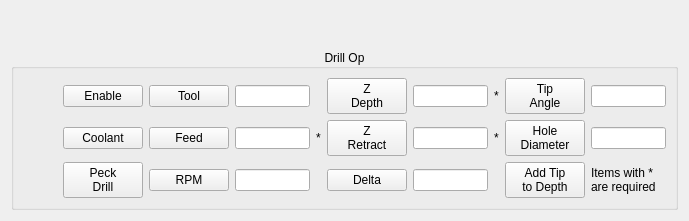
                <widget class="QWidget" name="page">
                 <layout class="QGridLayout" name="gridLayout_24">
                  <item row="0" column="0">
                   <widget class="QWidget" name="widget_2" native="true">
                    <layout class="QGridLayout" name="gridLayout_37">
                     <item row="0" column="0">
                      <widget class="QLabel" name="label_40">
                       <property name="enabled">
                        <bool>true</bool>
                       </property>
                       <property name="styleSheet">
                        <string notr="true">image: url(:/images/drill_stuff.png);</string>
                       </property>
                       <property name="text">
                        <string/>
                       </property>
                       <property name="scaledContents">
                        <bool>true</bool>
                       </property>
                      </widget>
                     </item>
                    </layout>
                   </widget>
                  </item>
                  <item row="1" column="0">
                   <widget class="QGroupBox" name="gridGroupBox_1">
                    <property name="title">
                     <string>Drill Op</string>
                    </property>
                    <property name="alignment">
                     <set>Qt::AlignCenter</set>
                    </property>
                    <layout class="QGridLayout" name="gridLayout_36">
                     <item row="0" column="1">
                      <widget class="QPushButton" name="drillEnableBtn">
                       <property name="text">
                        <string>Enable</string>
                       </property>
                       <property name="checkable">
                        <bool>true</bool>
                       </property>
                      </widget>
                     </item>
                     <item row="0" column="2">
                      <widget class="QPushButton" name="drillToolBtn">
                       <property name="text">
                        <string>Tool</string>
                       </property>
                       <property name="checkable">
                        <bool>true</bool>
                       </property>
                       <property name="labelName" stdset="0">
                        <string>drillToolLbl</string>
                       </property>
                       <attribute name="buttonGroup">
                        <string notr="true">holeOpBtnGrp</string>
                       </attribute>
                      </widget>
                     </item>
                     <item row="0" column="3">
                      <widget class="QLineEdit" name="drillToolLbl">
                       <property name="maximumSize">
                        <size>
                         <width>75</width>
                         <height>16777215</height>
                        </size>
                       </property>
                       <property name="readOnly">
                        <bool>true</bool>
                       </property>
                      </widget>
                     </item>
                     <item row="0" column="5">
                      <widget class="QPushButton" name="pushButton_59">
                       <property name="text">
                        <string>Z
Depth</string>
                       </property>
                       <property name="checkable">
                        <bool>true</bool>
                       </property>
                       <property name="labelName" stdset="0">
                        <string>drillDepthLbl</string>
                       </property>
                       <attribute name="buttonGroup">
                        <string notr="true">holeOpBtnGrp</string>
                       </attribute>
                      </widget>
                     </item>
                     <item row="0" column="6">
                      <widget class="QLineEdit" name="drillDepthLbl">
                       <property name="sizePolicy">
                        <sizepolicy hsizetype="Minimum" vsizetype="Fixed">
                         <horstretch>0</horstretch>
                         <verstretch>0</verstretch>
                        </sizepolicy>
                       </property>
                       <property name="maximumSize">
                        <size>
                         <width>75</width>
                         <height>16777215</height>
                        </size>
                       </property>
                       <property name="readOnly">
                        <bool>true</bool>
                       </property>
                      </widget>
                     </item>
                     <item row="0" column="7">
                      <widget class="QLabel" name="label_28">
                       <property name="text">
                        <string>*</string>
                       </property>
                      </widget>
                     </item>
                     <item row="0" column="8">
                      <widget class="QPushButton" name="pushButton_60">
                       <property name="text">
                        <string>Tip
Angle</string>
                       </property>
                       <property name="checkable">
                        <bool>true</bool>
                       </property>
                       <property name="labelName" stdset="0">
                        <string>drillTipAngleLbl</string>
                       </property>
                       <attribute name="buttonGroup">
                        <string notr="true">holeOpBtnGrp</string>
                       </attribute>
                      </widget>
                     </item>
                     <item row="1" column="8">
                      <widget class="QPushButton" name="pushButton_56">
                       <property name="text">
                        <string>Hole
Diameter</string>
                       </property>
                       <property name="checkable">
                        <bool>true</bool>
                       </property>
                       <property name="labelName" stdset="0">
                        <string>drillHoleDiameterLbl</string>
                       </property>
                       <attribute name="buttonGroup">
                        <string notr="true">holeOpBtnGrp</string>
                       </attribute>
                      </widget>
                     </item>
                     <item row="0" column="9">
                      <widget class="QLineEdit" name="drillTipAngleLbl">
                       <property name="sizePolicy">
                        <sizepolicy hsizetype="Minimum" vsizetype="Fixed">
                         <horstretch>0</horstretch>
                         <verstretch>0</verstretch>
                        </sizepolicy>
                       </property>
                       <property name="maximumSize">
                        <size>
                         <width>75</width>
                         <height>16777215</height>
                        </size>
                       </property>
                       <property name="readOnly">
                        <bool>true</bool>
                       </property>
                      </widget>
                     </item>
                     <item row="1" column="1">
                      <widget class="QPushButton" name="drillCoolantBtn">
                       <property name="text">
                        <string>Coolant</string>
                       </property>
                       <property name="checkable">
                        <bool>true</bool>
                       </property>
                      </widget>
                     </item>
                     <item row="1" column="2">
                      <widget class="QPushButton" name="pushButton_58">
                       <property name="text">
                        <string>Feed</string>
                       </property>
                       <property name="checkable">
                        <bool>true</bool>
                       </property>
                       <property name="labelName" stdset="0">
                        <string>drillFeedLbl</string>
                       </property>
                       <attribute name="buttonGroup">
                        <string notr="true">holeOpBtnGrp</string>
                       </attribute>
                      </widget>
                     </item>
                     <item row="1" column="3">
                      <widget class="QLineEdit" name="drillFeedLbl">
                       <property name="sizePolicy">
                        <sizepolicy hsizetype="Minimum" vsizetype="Fixed">
                         <horstretch>0</horstretch>
                         <verstretch>0</verstretch>
                        </sizepolicy>
                       </property>
                       <property name="maximumSize">
                        <size>
                         <width>75</width>
                         <height>16777215</height>
                        </size>
                       </property>
                       <property name="readOnly">
                        <bool>true</bool>
                       </property>
                      </widget>
                     </item>
                     <item row="1" column="4">
                      <widget class="QLabel" name="label_29">
                       <property name="text">
                        <string>*</string>
                       </property>
                      </widget>
                     </item>
                     <item row="1" column="5">
                      <widget class="QPushButton" name="pushButton_62">
                       <property name="text">
                        <string>Z
Retract</string>
                       </property>
                       <property name="checkable">
                        <bool>true</bool>
                       </property>
                       <property name="labelName" stdset="0">
                        <string>drillRetractLbl</string>
                       </property>
                       <attribute name="buttonGroup">
                        <string notr="true">holeOpBtnGrp</string>
                       </attribute>
                      </widget>
                     </item>
                     <item row="1" column="6">
                      <widget class="QLineEdit" name="drillRetractLbl">
                       <property name="sizePolicy">
                        <sizepolicy hsizetype="Minimum" vsizetype="Fixed">
                         <horstretch>0</horstretch>
                         <verstretch>0</verstretch>
                        </sizepolicy>
                       </property>
                       <property name="maximumSize">
                        <size>
                         <width>75</width>
                         <height>16777215</height>
                        </size>
                       </property>
                       <property name="readOnly">
                        <bool>true</bool>
                       </property>
                      </widget>
                     </item>
                     <item row="1" column="7">
                      <widget class="QLabel" name="label_30">
                       <property name="text">
                        <string>*</string>
                       </property>
                      </widget>
                     </item>
                     <item row="1" column="9">
                      <widget class="QLineEdit" name="drillHoleDiameterLbl">
                       <property name="sizePolicy">
                        <sizepolicy hsizetype="Minimum" vsizetype="Fixed">
                         <horstretch>0</horstretch>
                         <verstretch>0</verstretch>
                        </sizepolicy>
                       </property>
                       <property name="maximumSize">
                        <size>
                         <width>75</width>
                         <height>16777215</height>
                        </size>
                       </property>
                       <property name="readOnly">
                        <bool>true</bool>
                       </property>
                      </widget>
                     </item>
                     <item row="2" column="1">
                      <widget class="QPushButton" name="pushButton_4">
                       <property name="text">
                        <string>Peck
Drill</string>
                       </property>
                       <property name="checkable">
                        <bool>true</bool>
                       </property>
                      </widget>
                     </item>
                     <item row="2" column="2">
                      <widget class="QPushButton" name="pushButton_57">
                       <property name="text">
                        <string>RPM</string>
                       </property>
                       <property name="checkable">
                        <bool>true</bool>
                       </property>
                       <property name="labelName" stdset="0">
                        <string>drillRpmLbl</string>
                       </property>
                       <attribute name="buttonGroup">
                        <string notr="true">holeOpBtnGrp</string>
                       </attribute>
                      </widget>
                     </item>
                     <item row="2" column="3">
                      <widget class="QLineEdit" name="drillRpmLbl">
                       <property name="sizePolicy">
                        <sizepolicy hsizetype="Minimum" vsizetype="Fixed">
                         <horstretch>0</horstretch>
                         <verstretch>0</verstretch>
                        </sizepolicy>
                       </property>
                       <property name="maximumSize">
                        <size>
                         <width>75</width>
                         <height>16777215</height>
                        </size>
                       </property>
                       <property name="readOnly">
                        <bool>true</bool>
                       </property>
                      </widget>
                     </item>
                     <item row="2" column="5">
                      <widget class="QPushButton" name="pushButton_84">
                       <property name="text">
                        <string>Delta</string>
                       </property>
                       <property name="checkable">
                        <bool>true</bool>
                       </property>
                       <property name="labelName" stdset="0">
                        <string>drillDeltaLbl</string>
                       </property>
                       <attribute name="buttonGroup">
                        <string notr="true">holeOpBtnGrp</string>
                       </attribute>
                      </widget>
                     </item>
                     <item row="2" column="6">
                      <widget class="QLineEdit" name="drillDeltaLbl">
                       <property name="sizePolicy">
                        <sizepolicy hsizetype="Minimum" vsizetype="Fixed">
                         <horstretch>0</horstretch>
                         <verstretch>0</verstretch>
                        </sizepolicy>
                       </property>
                       <property name="maximumSize">
                        <size>
                         <width>75</width>
                         <height>16777215</height>
                        </size>
                       </property>
                       <property name="readOnly">
                        <bool>true</bool>
                       </property>
                      </widget>
                     </item>
                     <item row="2" column="8">
                      <widget class="QPushButton" name="pushButton_3">
                       <property name="text">
                        <string>Add Tip
to Depth</string>
                       </property>
                      </widget>
                     </item>
                     <item row="2" column="9">
                      <widget class="QLabel" name="label_31">
                       <property name="text">
                        <string>Items with *
are required</string>
                       </property>
                      </widget>
                     </item>
                     <item row="1" column="0">
                      <spacer name="horizontalSpacer_3">
                       <property name="orientation">
                        <enum>Qt::Horizontal</enum>
                       </property>
                       <property name="sizeHint" stdset="0">
                        <size>
                         <width>40</width>
                         <height>20</height>
                        </size>
                       </property>
                      </spacer>
                     </item>
                    </layout>
                   </widget>
                  </item>
                 </layout>
                </widget>
